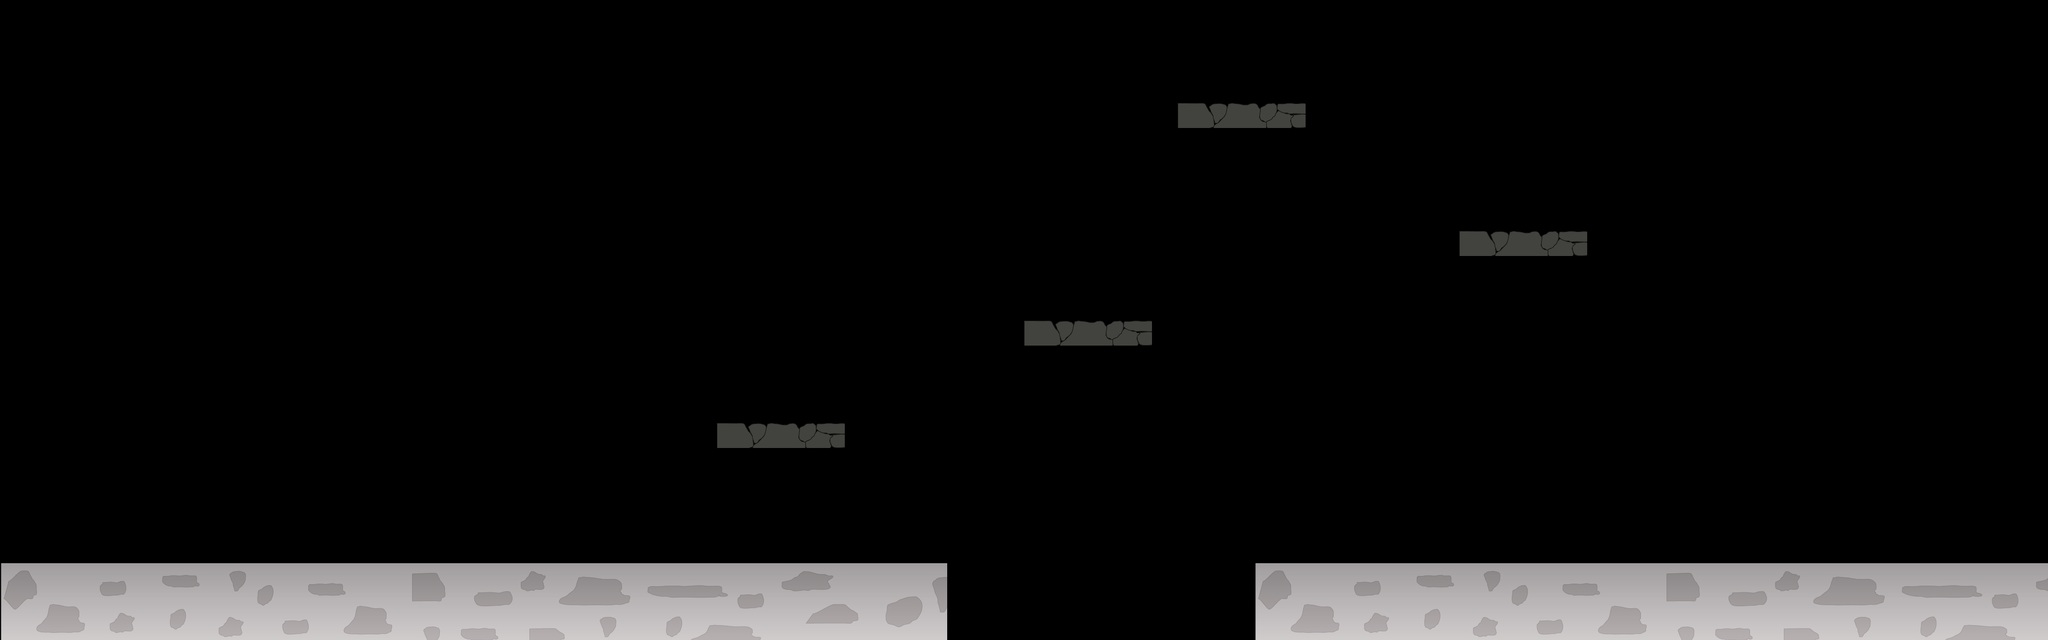

A 2D game scene composited from a Tiled map and its tileset images. What follows is a short description and the map's XML, with each tile layer's data collapsed to a summary:
An orthogonal 80x50 tile map with 50x25 px tiles, 1 tile layer (Tile Layer 1), 2 tilesets.

<map version="1.0" orientation="orthogonal" width="80" height="50" tilewidth="50" tileheight="25">
 <tileset firstgid="1" name="groundCity" tilewidth="50" tileheight="25">
  <image source="groundCity.png" width="1922" height="165" />
 </tileset>
 <tileset firstgid="229" name="platformCity" tilewidth="50" tileheight="25">
  <image source="platformCity.png" width="279" height="57" />
 </tileset>
 <layer name="Tile Layer 1" width="80" height="50">
  <data>[4000 cells, 448 non-empty, 232 distinct tile ids]</data>
 </layer>
</map>
